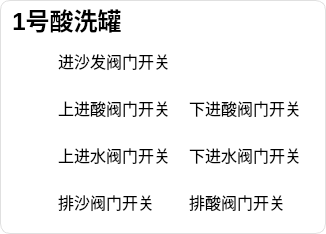
      <widget class="QGroupBox" name="groupBox_2">
       <property name="styleSheet">
        <string notr="true">QGroupBox{
    border:1px solid #e0e0e0;
    border-radius:10px;
    margin-top:0;               
    padding-top:28px;           
    font-weight:500;     
    background-color:#ffffff;
   font-size: 24px;
}
QGroupBox::title{
    subcontrol-origin: padding; 
    subcontrol-position: top left;
    left:8px;
    top:4px;
      
    font-family:&quot;Microsoft YaHei&quot;;  
}</string>
       </property>
       <property name="title">
        <string>1号酸洗罐</string>
       </property>
       <layout class="QGridLayout" name="gridLayout_12">
        <item row="0" column="1">
         <layout class="QHBoxLayout" name="horizontalLayout_32">
          <item>
           <widget class="QLabel" name="label_SofaValue1_7">
            <property name="styleSheet">
             <string notr="true">QLabel{
    font-family:&quot;PingFang SC Medium&quot;;
    font-size:16px;
    background:transparent;
    /* 注意：qproperty-alignment 在样式表中无效，需代码里 setAlignment(Qt::AlignCenter) */
}</string>
            </property>
            <property name="text">
             <string>进沙发阀门开关</string>
            </property>
           </widget>
          </item>
          <item>
           <widget class="QLabel" name="label_Sandinlet1_7">
            <property name="sizePolicy">
             <sizepolicy hsizetype="Fixed" vsizetype="Fixed">
              <horstretch>0</horstretch>
              <verstretch>0</verstretch>
             </sizepolicy>
            </property>
            <property name="minimumSize">
             <size>
              <width>0</width>
              <height>41</height>
             </size>
            </property>
            <property name="maximumSize">
             <size>
              <width>71</width>
              <height>60</height>
             </size>
            </property>
            <property name="styleSheet">
             <string notr="true">background: transparent;</string>
            </property>
            <property name="text">
             <string/>
            </property>
            <property name="pixmap">
             <pixmap resource="../res.qrc">:/image/image/ValveSwitch_Open1.png</pixmap>
            </property>
            <property name="scaledContents">
             <bool>true</bool>
            </property>
           </widget>
          </item>
         </layout>
        </item>
        <item row="2" column="1">
         <layout class="QHBoxLayout" name="horizontalLayout_11">
          <item>
           <widget class="QLabel" name="label_UpperWaterValue1_7">
            <property name="styleSheet">
             <string notr="true">QLabel{
    font-family:&quot;PingFang SC Medium&quot;;
    font-size:16px;
    background:transparent;
    /* 注意：qproperty-alignment 在样式表中无效，需代码里 setAlignment(Qt::AlignCenter) */
}</string>
            </property>
            <property name="text">
             <string>上进水阀门开关</string>
            </property>
           </widget>
          </item>
          <item>
           <widget class="QLabel" name="label_52">
            <property name="sizePolicy">
             <sizepolicy hsizetype="Fixed" vsizetype="Fixed">
              <horstretch>0</horstretch>
              <verstretch>0</verstretch>
             </sizepolicy>
            </property>
            <property name="minimumSize">
             <size>
              <width>0</width>
              <height>41</height>
             </size>
            </property>
            <property name="maximumSize">
             <size>
              <width>71</width>
              <height>60</height>
             </size>
            </property>
            <property name="styleSheet">
             <string notr="true">background: transparent;</string>
            </property>
            <property name="text">
             <string/>
            </property>
            <property name="pixmap">
             <pixmap resource="../res.qrc">:/image/image/ValveSwitch_Open1.png</pixmap>
            </property>
            <property name="scaledContents">
             <bool>true</bool>
            </property>
           </widget>
          </item>
         </layout>
        </item>
        <item row="1" column="2">
         <layout class="QHBoxLayout" name="horizontalLayout_10">
          <item>
           <widget class="QLabel" name="label_LowerAcidValue1_7">
            <property name="styleSheet">
             <string notr="true">QLabel{
    font-family:&quot;PingFang SC Medium&quot;;
    font-size:16px;
    background:transparent;
    /* 注意：qproperty-alignment 在样式表中无效，需代码里 setAlignment(Qt::AlignCenter) */
}</string>
            </property>
            <property name="text">
             <string>下进酸阀门开关</string>
            </property>
           </widget>
          </item>
          <item>
           <widget class="QLabel" name="label_51">
            <property name="sizePolicy">
             <sizepolicy hsizetype="Fixed" vsizetype="Fixed">
              <horstretch>0</horstretch>
              <verstretch>0</verstretch>
             </sizepolicy>
            </property>
            <property name="minimumSize">
             <size>
              <width>0</width>
              <height>41</height>
             </size>
            </property>
            <property name="maximumSize">
             <size>
              <width>71</width>
              <height>60</height>
             </size>
            </property>
            <property name="styleSheet">
             <string notr="true">background: transparent;</string>
            </property>
            <property name="text">
             <string/>
            </property>
            <property name="pixmap">
             <pixmap resource="../res.qrc">:/image/image/ValveSwitch_Open1.png</pixmap>
            </property>
            <property name="scaledContents">
             <bool>true</bool>
            </property>
           </widget>
          </item>
         </layout>
        </item>
        <item row="1" column="1">
         <layout class="QHBoxLayout" name="horizontalLayout_9">
          <item>
           <widget class="QLabel" name="label_UpperAcidValue1_7">
            <property name="styleSheet">
             <string notr="true">QLabel{
    font-family:&quot;PingFang SC Medium&quot;;
    font-size:16px;
    background:transparent;
    /* 注意：qproperty-alignment 在样式表中无效，需代码里 setAlignment(Qt::AlignCenter) */
}</string>
            </property>
            <property name="text">
             <string>上进酸阀门开关</string>
            </property>
           </widget>
          </item>
          <item>
           <widget class="QLabel" name="label_50">
            <property name="sizePolicy">
             <sizepolicy hsizetype="Fixed" vsizetype="Fixed">
              <horstretch>0</horstretch>
              <verstretch>0</verstretch>
             </sizepolicy>
            </property>
            <property name="minimumSize">
             <size>
              <width>0</width>
              <height>41</height>
             </size>
            </property>
            <property name="maximumSize">
             <size>
              <width>71</width>
              <height>60</height>
             </size>
            </property>
            <property name="styleSheet">
             <string notr="true">background: transparent;</string>
            </property>
            <property name="text">
             <string/>
            </property>
            <property name="pixmap">
             <pixmap resource="../res.qrc">:/image/image/ValveSwitch_Open1.png</pixmap>
            </property>
            <property name="scaledContents">
             <bool>true</bool>
            </property>
           </widget>
          </item>
         </layout>
        </item>
        <item row="3" column="2">
         <layout class="QHBoxLayout" name="horizontalLayout_36">
          <item>
           <widget class="QLabel" name="label_AcidDischargeValue1_7">
            <property name="styleSheet">
             <string notr="true">QLabel{
    font-family:&quot;PingFang SC Medium&quot;;
    font-size:16px;
    background:transparent;
    /* 注意：qproperty-alignment 在样式表中无效，需代码里 setAlignment(Qt::AlignCenter) */
}</string>
            </property>
            <property name="text">
             <string>排酸阀门开关</string>
            </property>
           </widget>
          </item>
          <item>
           <widget class="QLabel" name="label_55">
            <property name="sizePolicy">
             <sizepolicy hsizetype="Fixed" vsizetype="Fixed">
              <horstretch>0</horstretch>
              <verstretch>0</verstretch>
             </sizepolicy>
            </property>
            <property name="minimumSize">
             <size>
              <width>0</width>
              <height>41</height>
             </size>
            </property>
            <property name="maximumSize">
             <size>
              <width>71</width>
              <height>60</height>
             </size>
            </property>
            <property name="styleSheet">
             <string notr="true">background: transparent;</string>
            </property>
            <property name="text">
             <string/>
            </property>
            <property name="pixmap">
             <pixmap resource="../res.qrc">:/image/image/ValveSwitch_Open1.png</pixmap>
            </property>
            <property name="scaledContents">
             <bool>true</bool>
            </property>
           </widget>
          </item>
         </layout>
        </item>
        <item row="2" column="2">
         <layout class="QHBoxLayout" name="horizontalLayout_12">
          <item>
           <widget class="QLabel" name="label_LowerWaterValue1_7">
            <property name="styleSheet">
             <string notr="true">QLabel{
    font-family:&quot;PingFang SC Medium&quot;;
    font-size:16px;
    background:transparent;
    /* 注意：qproperty-alignment 在样式表中无效，需代码里 setAlignment(Qt::AlignCenter) */
}</string>
            </property>
            <property name="text">
             <string>下进水阀门开关</string>
            </property>
           </widget>
          </item>
          <item>
           <widget class="QLabel" name="label_53">
            <property name="sizePolicy">
             <sizepolicy hsizetype="Fixed" vsizetype="Fixed">
              <horstretch>0</horstretch>
              <verstretch>0</verstretch>
             </sizepolicy>
            </property>
            <property name="minimumSize">
             <size>
              <width>0</width>
              <height>41</height>
             </size>
            </property>
            <property name="maximumSize">
             <size>
              <width>71</width>
              <height>60</height>
             </size>
            </property>
            <property name="styleSheet">
             <string notr="true">background: transparent;</string>
            </property>
            <property name="text">
             <string/>
            </property>
            <property name="pixmap">
             <pixmap resource="../res.qrc">:/image/image/ValveSwitch_Open1.png</pixmap>
            </property>
            <property name="scaledContents">
             <bool>true</bool>
            </property>
           </widget>
          </item>
         </layout>
        </item>
        <item row="3" column="1">
         <layout class="QHBoxLayout" name="horizontalLayout_33">
          <item>
           <widget class="QLabel" name="label_SandDischargeValue1_7">
            <property name="styleSheet">
             <string notr="true">QLabel{
    font-family:&quot;PingFang SC Medium&quot;;
    font-size:16px;
    background:transparent;
    /* 注意：qproperty-alignment 在样式表中无效，需代码里 setAlignment(Qt::AlignCenter) */
}</string>
            </property>
            <property name="text">
             <string>排沙阀门开关</string>
            </property>
           </widget>
          </item>
          <item>
           <widget class="QLabel" name="label_54">
            <property name="sizePolicy">
             <sizepolicy hsizetype="Fixed" vsizetype="Fixed">
              <horstretch>0</horstretch>
              <verstretch>0</verstretch>
             </sizepolicy>
            </property>
            <property name="minimumSize">
             <size>
              <width>0</width>
              <height>41</height>
             </size>
            </property>
            <property name="maximumSize">
             <size>
              <width>71</width>
              <height>60</height>
             </size>
            </property>
            <property name="styleSheet">
             <string notr="true">background: transparent;</string>
            </property>
            <property name="text">
             <string/>
            </property>
            <property name="pixmap">
             <pixmap resource="../res.qrc">:/image/image/ValveSwitch_Open1.png</pixmap>
            </property>
            <property name="scaledContents">
             <bool>true</bool>
            </property>
           </widget>
          </item>
         </layout>
        </item>
        <item row="0" column="0" rowspan="4">
         <widget class="RulerBar" name="rulerBar1_Read_8" native="true">
          <property name="minimumSize">
           <size>
            <width>40</width>
            <height>0</height>
           </size>
          </property>
         </widget>
        </item>
       </layout>
      </widget>
